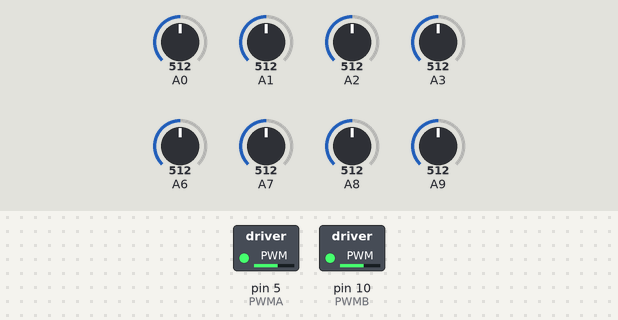
Simulated run of this sketch. Board: SparkFun Pro Micro, built with avr-gcc and run on an emulated ATmega32U4. On the bench: switched loads named in the sketch (green lamp = pin HIGH). Inputs (shaded band) come from the test bench; at power-on: A0 = 512, A1 = 512, A2 = 512, A6 = 512, A9 = 512, A3 = 512, A7 = 512, A8 = 512.

Above: at 1.2 s.
1.3 s: A0 set to 716
At 1.8 s:
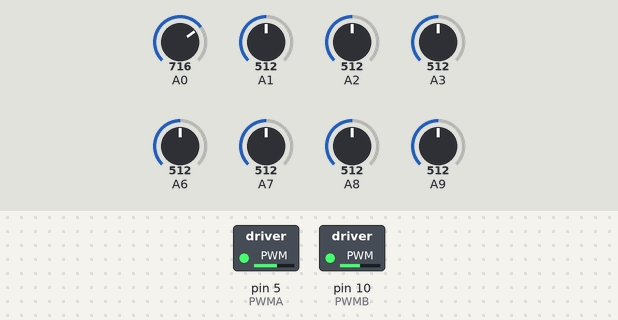
4.3 s: A1 set to 716
At 4.72 s:
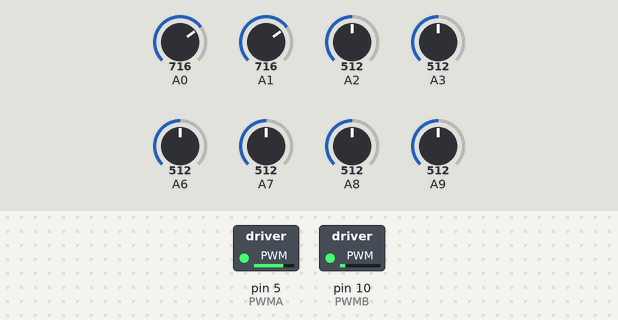
7.3 s: A2 set to 306
At 8.1 s:
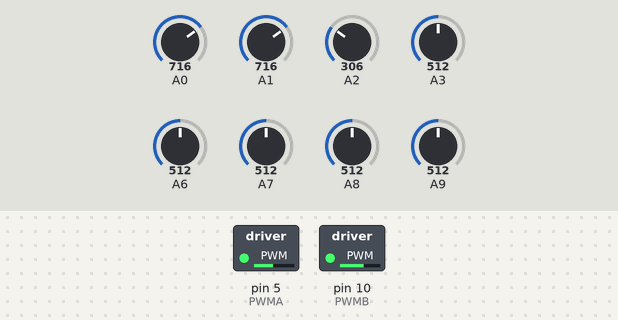
10.3 s: A6 set to 716
At 13.1 s:
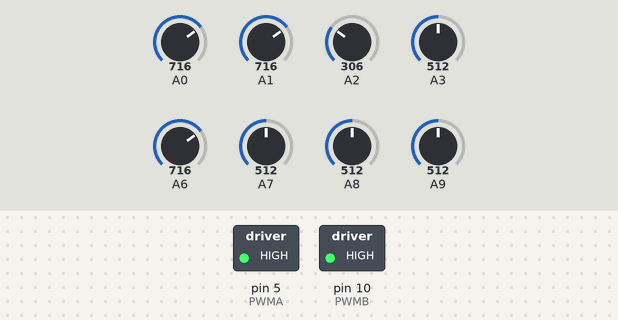
13.3 s: A9 set to 716
16.3 s: A3 set to 992
Timing chart, 0 to 26.0 s (numbered marks = the images above; inputs shaded):
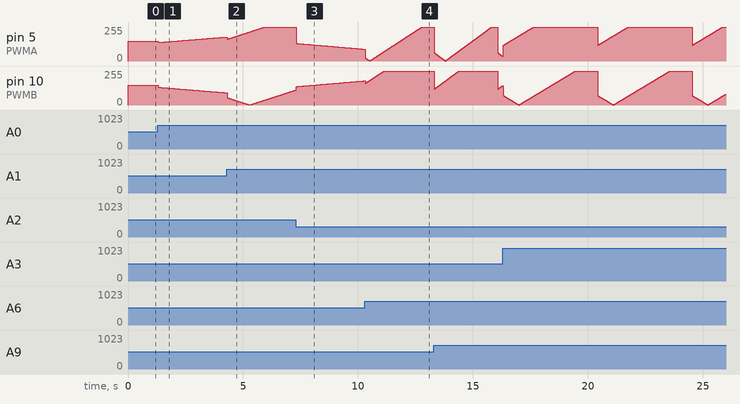

Measured:
- after the input at 1.3 s, pin 10 (PWMB): moves from 150/255 to 92/255 over 2.9 s, starting at once
- after the input at 7.3 s, pin 5 (PWMA): moves from 255/255 to 88/255 over 3.0 s, starting at once

The sketch:

raptor_nl_pid.ino
```cpp
// followline PID algorithm for Bricolabs Raptor robot
// Arduino Pro Micro, TB6612 driver, Pololu QTR-8 sensor

// TB6612 driver pinout
const int STBY = 15; // standby
const int PWMA = 5; // speed and direction control motor A (left)
const int AIN1 = 2;
const int AIN2 = 3;
const int PWMB = 10; // speed and direction control motor B (right)
const int BIN1 = 14;
const int BIN2 = 16;

// Pololu QTR-8A analog array readout
#include <QTRSensors.h>
QTRSensorsAnalog qtra((unsigned char[]) {6, 7, 8, 9, 0, 1, 2, 3 }, 8);
unsigned int IR[8];

// parameters and variables for non linear PID
const int vmin=80;
const int vmax=150;
const float kp=.015;
const float ki=0.0003;
const float kd=0.2;
const float kv=0.07;
int p,d,u,vbase;
long i=0;
int p_old=0;

void setup() {
}

void loop()
{
  digitalWrite(STBY, HIGH);

  qtra.read(IR); // read raw sensor values

  p = -7*IR[0]-5*IR[1]-3*IR[2]-IR[3]+IR[4]+3*IR[5]+5*IR[6]+7*IR[7];
  i=i+p;
  d=p-p_old;
  p_old=p;
  if ((p*i)<0) i=0;  // integral windup

  u=kp*p+ki*i+kd*d;
  vbase=vmin+(vmax-vmin)*exp(-kv*abs(kp*p));
  drive(vbase+u,vbase-u);

}

void drive(int L, int R) // speed for wheels Left and Right, positive is forward
{
  L=constrain(L,-255,255); // avoid PWM overflow
  R=constrain(R,-255,255);

  digitalWrite(AIN1, L<0); // switch < and >= if left wheel doesnt spin as expected
  digitalWrite(AIN2, L>=0);
  analogWrite(PWMA, abs(L));

  digitalWrite(BIN1, R<0); // switch < and >= if left wheel doesnt spin as expected
  digitalWrite(BIN2, R>=0);
  analogWrite(PWMB, abs(R));
}
```
